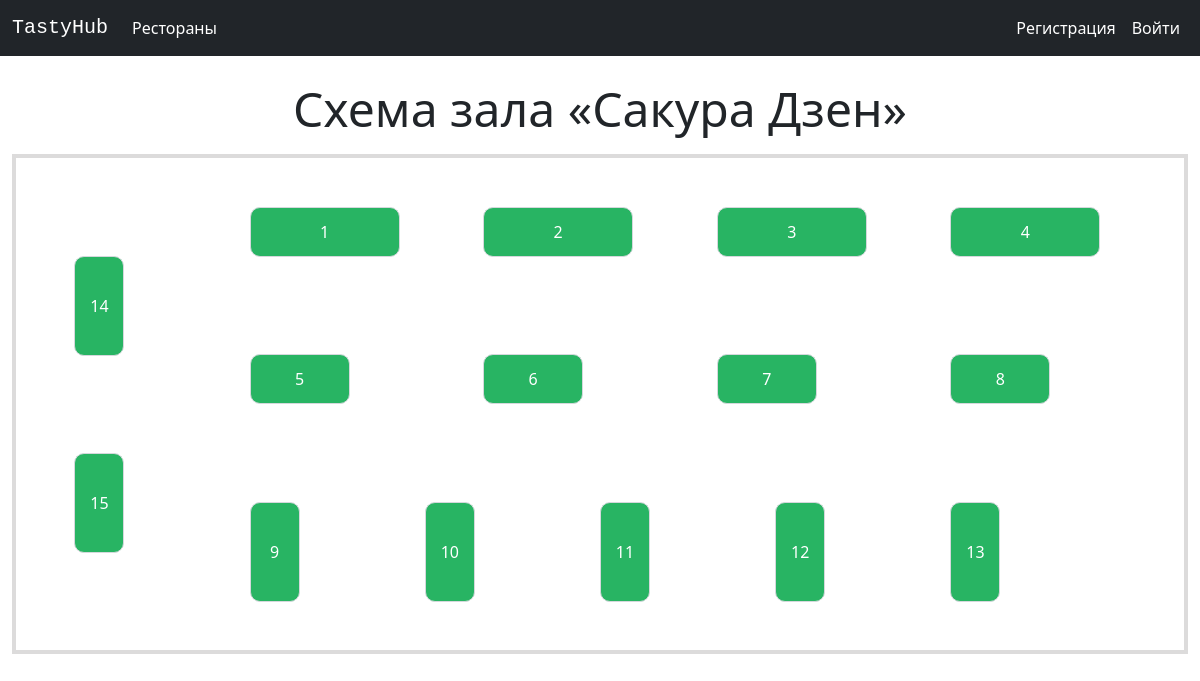
The app's page /restaurant/booking/2 with its own data.
### restaurants/models.py (models this page shows, shortened)
class Restaurant(models.Model):
    name = models.CharField(max_length=64, blank=False, null=False)
    avg_check = models.FloatField(default=0, blank=False, null=False)
    address = models.CharField(max_length=128, blank=False, null=False)
    contacts = models.CharField(max_length=128, blank=False, null=False)
    description = models.TextField(max_length=512, blank=False, null=False)
    working_mode = models.TextField(max_length=64, blank=False, null=False)
    logo = models.ImageField(upload_to='restaurant_logos', blank=False, null=False)
    date_create = models.DateTimeField(auto_now_add=True)
    date_edit = models.DateTimeField(auto_now=True)
    admin_user = models.ForeignKey(User, on_delete=models.SET_NULL, null=True)
    kitchen_type = models.ForeignKey(KitchenType, on_delete=models.SET_NULL, null=True)

class RestaurantPlace(models.Model):
    types = [
        ('Мягкий', 'Мягкий'), ('Твердый', 'Твердый')
    ]
    table_sizes = [
        ('table-small', 'Маленький'), ('table-medium', 'Средний'), ('table-large', 'Большой'),
        ('table-medium-vertical', 'Средний (вертикальный)'), ('table-large-vertical', 'Большой (вертикальный)')
    ]
    local_number = models.IntegerField(default=0, blank=False, null=False)
    table_size = models.CharField(max_length=32, choices=table_sizes, blank=False, null=False)
    location_x = models.FloatField(blank=False, null=False, default=0)
    location_y = models.FloatField(blank=False, null=False, default=0)
    type = models.CharField(max_length=16, choices=types, blank=False, null=False)
    place_amount = models.IntegerField(blank=False, null=False, default=0)
    occupied_in = models.TimeField(default=None, blank=True, null=True)
    booked_on = models.TimeField(default=None, blank=True, null=True)
    user = models.ForeignKey(User, on_delete=models.SET_NULL, null=True, blank=True)
    restaurant = models.ForeignKey(Restaurant, on_delete=models.CASCADE)

### restaurants/views/RestaurantBookingPage.py (the view)
# urls.py: path('restaurant/booking/<int:pk>', RestaurantBookingPage.as_view(), name='booking'),
class RestaurantBookingPage(View):
    @staticmethod
    def get(request, pk):
        restaurant = Restaurant.objects.get(pk=pk)
        restaurant_places = RestaurantPlace.objects.filter(restaurant=restaurant)
        current_time = timezone.localtime(timezone.now()).time()
        for place in restaurant_places:
            if place.booked_on is None:
                continue
            expired_place_time = (datetime.combine(datetime.today(), place.booked_on) + timedelta(minutes=15)).time()
            if expired_place_time < current_time:
                place.booked_on = None
                place.user = None
                place.save()
        restaurant_places = RestaurantPlace.objects.filter(restaurant=restaurant)
        context = {
            'restaurant_places': restaurant_places,
            'restaurant': restaurant,
            'BookingForm': BookingForm()
        }
        return render(request, 'restaurants/booking_page.html', context)

### restaurants/templates/restaurants/booking_page.html (shortened to what this page needs)
{% extends 'restaurants/base.html' %}
{% load static %}
{% load bootstrap_icons %}
{% block content %}
    <main class="flex-grow-1 flex-shrink-0">
        <div class="container-fluid h-100 mt-2">
            <div class="mt-2 h-100 d-flex flex-column align-items-center">
                <h1 class="mt-3 mb-3 display-5">Схема зала «{{ restaurant.name }}»</h1>
                <div class="hall-schema">
                    {% for place in restaurant_places %}
                        {% if place.occupied_in %}
                            <a data-bs-toggle="modal" data-bs-target="#place-{{ place.id }}">
                                <div class="table {{ place.table_size }} occupied"
                                     style="top: {{ place.location_y|stringformat:".2f" }}%;
                                             left: {{ place.location_x|stringformat:".2f" }}%">
                                    {{ place.local_number }}
                                </div>
                            </a>
                        {% else %}
                            <a data-bs-toggle="modal" data-bs-target="#place-{{ place.id }}">
                                <div class="table {{ place.table_size }} free"
                                     style="top: {{ place.location_y|stringformat:".2f" }}%;
                                             left: {{ place.location_x|stringformat:".2f" }}%">
                                    {{ place.local_number }}
                                </div>
                            </a>
                        {% endif %}
                    {% endfor %}
                </div>
            </div>
        </div>
    </main>
{% endblock %}

### static/css/style.css (style rules this page uses)
* { box-sizing: border-box; }
.hall-schema { position: relative; border: 4px solid #dcdbdb; max-height: 500px; max-width: 1200px; width: 100%; height: 100%; }
.table { display: flex; align-items: center; justify-content: center; position: absolute; border: 1px solid #D5D8DC; border-radius: 10px; cursor: pointer; }
.table-medium { width: 100px; height: 50px; }
.table-large { width: 150px; height: 50px; }
.table-medium-vertical { width: 50px; height: 100px; }
.table.free { background-color: #28B463; color: white; }

### records on screen
Restaurant: name "Сакура Дзен"
RestaurantPlace: local_number "1"
RestaurantPlace: local_number "2"
RestaurantPlace: local_number "3"
RestaurantPlace: local_number "4"
RestaurantPlace: local_number "5"
RestaurantPlace: local_number "6"
RestaurantPlace: local_number "7"
RestaurantPlace: local_number "8"
RestaurantPlace: local_number "9"
RestaurantPlace: local_number "10"
RestaurantPlace: local_number "11"
RestaurantPlace: local_number "12"
RestaurantPlace: local_number "13"
RestaurantPlace: local_number "14"
RestaurantPlace: local_number "15"
